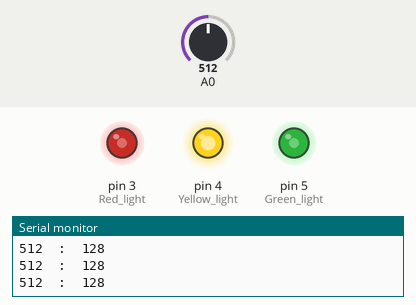
This sketch was run on a simulated Arduino Uno, built with avr-gcc and run on an emulated ATmega328P. On the bench: output pins drawn as LEDs (lit = HIGH), the last lines printed to the serial monitor. The inputs (shaded band) are chosen by the test bench; at power-on: A0 = 512.

Above: at 1.2 s.
1.3 s: A0 set to 716
At 2.3 s:
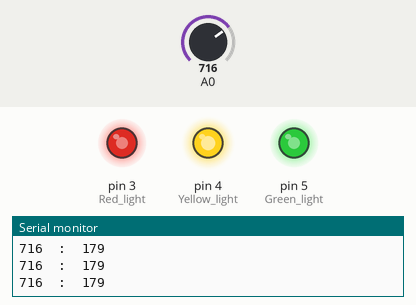
2.8 s: A0 set to 900
At 3.7 s:
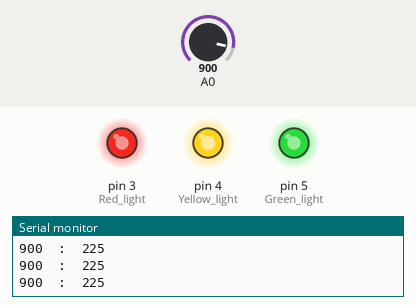
4.3 s: A0 set to 511
At 5.1 s:
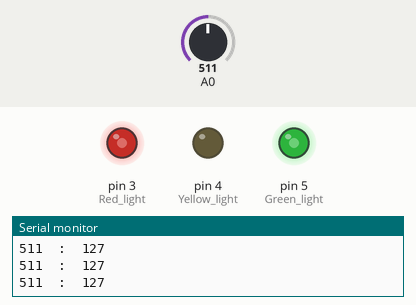
5.8 s: A0 set to 122
At 6.5 s:
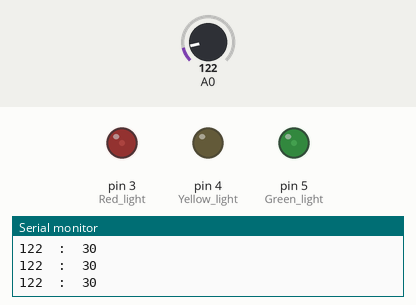
7.3 s: A0 set to 0
At 7.9 s:
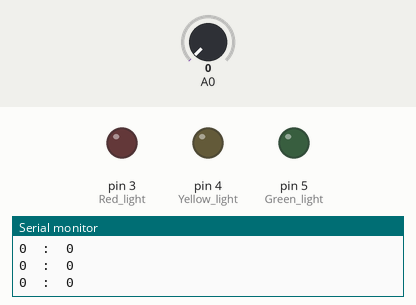
Timing chart, 0 to 9.8 s (numbered marks = the images above; inputs shaded):
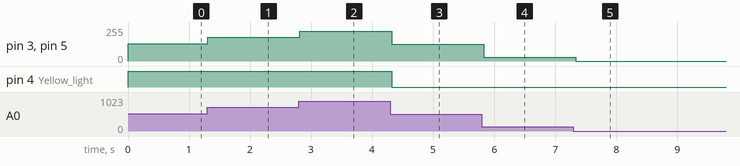

Measured:
- after the input at 1.3 s, pin 3 (Red_light), pin 5 (Green_light): 128/255 → 179/255 at once
- after the input at 2.8 s, pin 3 (Red_light), pin 5 (Green_light): 179/255 → 225/255 at once
- after the input at 4.3 s, pin 3 (Red_light), pin 5 (Green_light): 225/255 → 127/255 at once; pin 4 (Yellow_light): HIGH → LOW at once
- after the input at 5.8 s, pin 3 (Red_light), pin 5 (Green_light): 127/255 → 30/255 at once
- after the input at 7.3 s, pin 3 (Red_light), pin 5 (Green_light): 30/255 → 0/255 at once

The sketch:

dimmer.ino
```cpp
/*
 */
int readValue = 0;
int writeValue = 0;
void setup() {
    pinMode(3, OUTPUT); // Red light
    pinMode(4, OUTPUT); // Yellow light
    pinMode(5, OUTPUT); // Green light
    Serial.begin(9600);
}

void loop() {
    readValue = analogRead(A0);
    writeValue = readValue / 4;
    analogWrite(3, writeValue); // set LED 1 brightness to writeValue
    analogWrite(4, writeValue); // set LED 2 brightness to writeValue
    analogWrite(5, writeValue); // set LED 3 brightness to writeValue
    Serial.print(readValue);
    Serial.print("  :  ");
    Serial.println(writeValue);
    delay(100);
}
```
